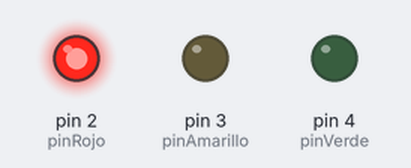
Simulated run of this sketch. Board: Arduino Uno, built with avr-gcc and run on an emulated ATmega328P. Shown: output pins drawn as LEDs (lit = HIGH).

Above: at 2.5 s.
At 12.0 s:
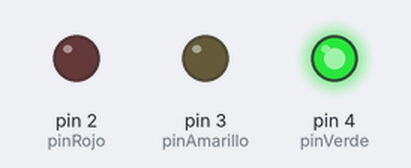
At 30.0 s:
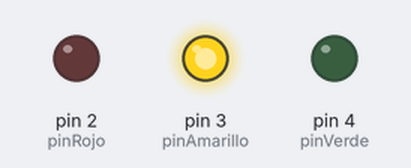
Timing chart, 0 to 31.2 s (numbered marks = the images above):
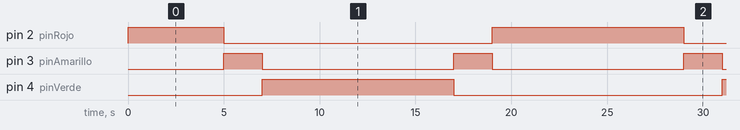

Measured:
- by itself, pin 2 (pinRojo): repeats every 24.0 s: LOW 14.0 s, HIGH 10.0 s
- by itself, pin 3 (pinAmarillo): alternates HIGH for 2.0 s and LOW for 10.0 s
- by itself, pin 4 (pinVerde): alternates HIGH for 10.0 s and LOW for 14.0 s

The sketch:

semaforo.ino
```cpp
// Definición de pines
const int pinRojo = 2;
const int pinAmarillo = 3;
const int pinVerde = 4;

// Tiempos de encendido para cada luz (en milisegundos)
const long tiempoRojo = 5000;    // 5 segundos
const long tiempoAmarillo = 2000; // 2 segundos
const long tiempoVerde = 5000;   // 5 segundos

void setup() {
  // Inicializar los pines como salidas
  pinMode(pinRojo, OUTPUT);
  pinMode(pinAmarillo, OUTPUT);
  pinMode(pinVerde, OUTPUT);
}

void loop() {
  // Encender luz roja
  digitalWrite(pinRojo, HIGH);
  delay(tiempoRojo);
  digitalWrite(pinRojo, LOW);

  // Encender luz amarilla
  digitalWrite(pinAmarillo, HIGH);
  delay(tiempoAmarillo);
  digitalWrite(pinAmarillo, LOW);

  // Encender luz verde
  digitalWrite(pinVerde, HIGH);
  delay(tiempoVerde);
  digitalWrite(pinVerde, LOW);

  // Ahora vamos en reversa, de verde a amarillo a rojo
  // Encender luz verde
  digitalWrite(pinVerde, HIGH);
  delay(tiempoVerde);
  digitalWrite(pinVerde, LOW);

  // Encender luz amarilla
  digitalWrite(pinAmarillo, HIGH);
  delay(tiempoAmarillo);
  digitalWrite(pinAmarillo, LOW);

  // Encender luz roja
  digitalWrite(pinRojo, HIGH);
  delay(tiempoRojo);
  digitalWrite(pinRojo, LOW);
}
```
